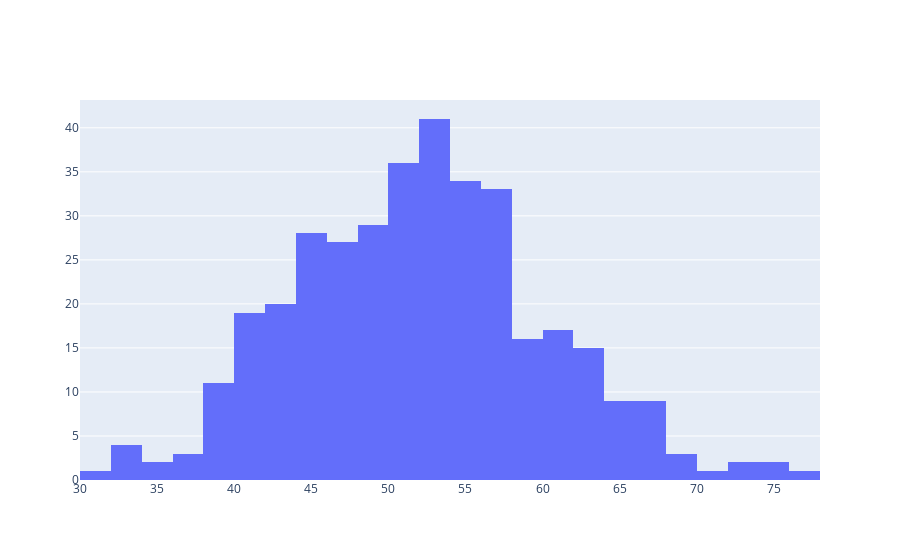

The notebook cell this image was saved under:
### Code cell
df_r5 = df[(df['dr']<0.051) & (df['dr']>0.049)]
fig = go.Figure(data=[go.Histogram(x=df_r5['lcoe'])])
fig.show()

### Figure 1 — Plotly figure (JSON) as saved in the notebook; plotly's stock layout.template omitted (floating-point values rounded to 4 significant figures; data arrays with more than 128 entries replaced by an {"elided": "..."} marker saying what was removed)
{"data": [{"type": "histogram", "x": {"elided": "363 float values"}}], "layout": {"autosize": true, "xaxis": {"autorange": true, "range": [30, 78], "type": "linear"}, "yaxis": {"autorange": true, "range": [0, 43.16]}}}
